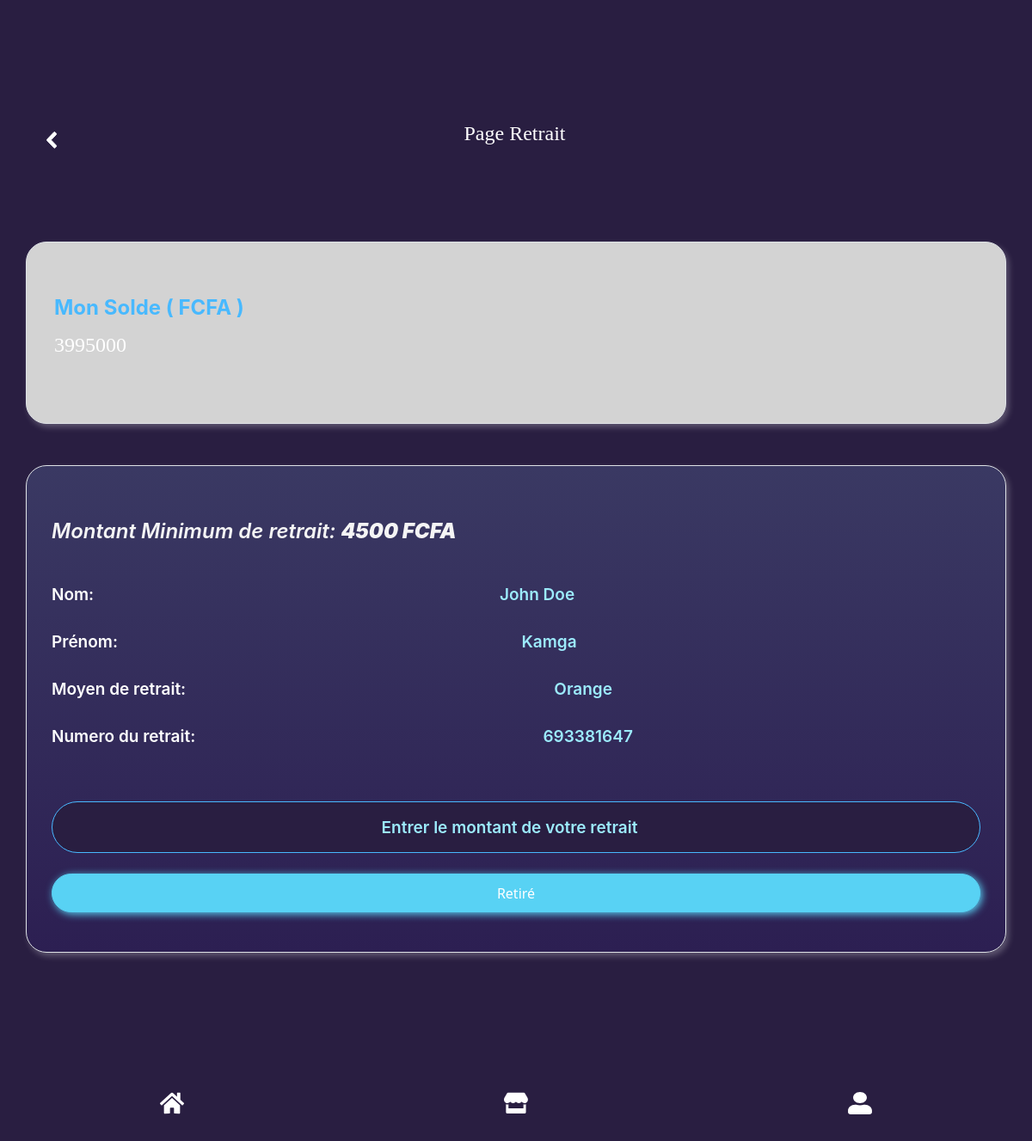
The page /retrait.php (signed in) on the database its author committed.
### tables this page shows
CREATE TABLE `utilisateurs` (
  `id` int(10) UNSIGNED NOT NULL,
  `num_tel` varchar(255) NOT NULL,
  `mots_passe` varchar(255) NOT NULL,
  `nom` varchar(255) DEFAULT NULL,
  `prenom` varchar(255) DEFAULT NULL,
  `num_retrait` varchar(255) DEFAULT NULL,
  `moyen_retrait` varchar(255) DEFAULT NULL,
  `code_parainage` int(11) DEFAULT NULL,
  `code_user` int(11) NOT NULL,
  `solde_user` int(11) NOT NULL DEFAULT 0,
  `type_use` tinyint(1) NOT NULL DEFAULT 1,
  `created_at` timestamp NULL DEFAULT NULL,
  `updated_at` timestamp NULL DEFAULT NULL
);

### retrait.php (the view, shortened to what this page needs)
<?php
    include("connexion.php");
    if (isset($_SESSION["id"])) {
        $id = $_SESSION["id"];
        $requete = $con->prepare('SELECT * FROM utilisateurs WHERE id = :id');
        $requete->bindParam(':id', $id);
        $requete->execute();
        $utilisateure = $requete->fetch(PDO::FETCH_ASSOC);
    }else{
        header("Location:login.php");
    }
    ?>
<?php
    if (isset($_SESSION["id"])) {
        $id = $_SESSION["id"];
        $requete = $con->prepare('SELECT * FROM utilisateurs WHERE id = :id');
        $requete->bindParam(':id', $id);
        $requete->execute();
        $utilisateure = $requete->fetch(PDO::FETCH_ASSOC);
    }
?>
<!DOCTYPE html>
<html lang="en">
<head>
    <link rel="stylesheet" href="css/bootstrap.min.css">
    <link rel="stylesheet" href="css/register.css">
    <link rel="stylesheet" href="css/Compte.css">
    <link href="https://cdn.jsdelivr.net/npm/bootstrap@5.3.2/dist/css/bootstrap.min.css" rel="stylesheet">
    <link href="https://cdn.jsdelivr.net/npm/bootstrap@5.0.2/dist/css/bootstrap.min.css" rel="stylesheet">
    <link rel="stylesheet" href="css/style.css">
</head>
<body class="mt-5 mb-5">
<?php
include('footer.php');
?>
<section class="container d-flex justify-content-between align-items-center entete  ">
            <div class="">
                <a href="compte.php">
                </a>
            </div>
            <div class="">
                <p class="paragra">
                    Page Retrait
                </p>
            </div>
        </section>
     <?php if ($utilisateure) {
    ?>
        <section  class="mt-5 container d-flex justify-content-center mb-5">
            <div class="">
                <div class="card mb-5 border img large-95  ">
                        <div class="">
                            <div class="d-flex justify-content-between card-body">
                                <div class="">
                                    <p class="paragras ms-3">
                                        Mon Solde ( FCFA )
                                    </p>
                                    <p class="paragra ms-3">
                                    <?php echo $utilisateure['solde_user']; ?>
                                    </p>
                                </div>
                            </div>
                    </div>
                </div>
                <div class="card mb-5 border  carddim">
                    <div class="d-flex justify-content-center card-body">
                        <div class="">
                            <div class=" formaction mb-5 ">
                                <h1 class="mb-5 pags2"> <i> Montant Minimum de retrait: <b> 4500 FCFA</b></i></h1>
                                <div class="d-flex justify-content-between mb-3">
                                    <p class="pags1">Nom: </p>
                                    <p class="texte1 ">
                                    <p class="texte1 "><?php echo $utilisateure['nom']; ?></p>
                                    </p>
                                </div>
                                <div class="d-flex justify-content-between mb-3">
                                    <p class="pags1">Prénom: </p>
                                    <p class="texte1 "><?php echo $utilisateure['prenom']; ?></p>
                                </div>
                                <div class="d-flex justify-content-between mb-3">
                                    <p class="pags1">Moyen de retrait: </p>
                                    <p class="texte1 "> <?php echo $utilisateure['moyen_retrait']; ?></p>
                                </div>
                                <div class="d-flex justify-content-between mb-5">
                                    <p class="pags1">Numero du retrait: </p>
                                    <p class="texte1 ">  <?php echo $utilisateure['num_retrait']; ?> </p>
                                </div>
                            </div>
                            <?php }  ?>
                            <div class="mt-5" >
                                <form action="" method="POST"  class="form-data formaction mb-5 mt-5" id="bas">
                                    <input class="form-control inputtext mt-5 mb-4" name="mon_retrait" type="number" placeholder="Entrer le montant de votre retrait" aria-label="default input example" required>
                                    <button class="btn btn-primary btns2" type="submit">Retiré</button>
                                </form>
                            </div>
                        </div>
                    </div>
                </div>
            </div>
        </section>
       <?php include('footer.php'); ?>
</body>
</html>

### css/register.css (style rules this page uses)
body { background-color: #291E41; font-family: 'Times New Roman', Times, serif; margin: 20px; }
::placeholder { font-weight: bold; text-align: center; color: rgb(91, 90, 90); }
.btn { float: right; }
a { color: rgb(0, 4, 255); font-weight: 1800; }

### css/Compte.css (style rules this page uses)
body { background-color: #291E41; font-family: 'Times New Roman', Times, serif; color: white; margin: 20px; }
i { color: whitesmoke; }

### css/style.css (style rules this page uses)
body { background-color: #291E41; }
* { margin-top: 15px; margin-bottom: 15px; }
.card { border-radius: 24px; border: 1px solid #3B1FAC; background: linear-gradient(180deg, rgba(109, 137, 200, 0.25) 0%, rgba(54, 34, 133, 0.25) 100%); background-blend-mode: plus-lighter; box-shadow: 3px 4px 7px 0px rgba(255, 255, 255, 0.25); }
.btns2 { width: 90vw; height: 45px; flex-shrink: 0; border-radius: 23px; border: 1px solid #58D2F4; background: #58D2F4; box-shadow: 2px 2px 10px 0px #58D2F4; }
.pags2 { color: #FFF; font-family: Inter; font-size: 24px; font-style: normal; font-weight: 600; line-height: normal; }
.paragras { color: #48B9FF; font-family: Inter; font-size: 24px; font-style: normal; font-weight: 700; line-height: normal; }
.pags1 { color: #FFF; font-family: Inter; font-size: 19px; font-style: normal; font-weight: 600; line-height: normal; }
.carddim { width: 95vw; border-color: #48B9FF ; }
.img { width: 95vw; border-color: #48B9FF ; background-image: url(./assets/retrait.png); background: lightgray 50%; background-repeat: no-repeat; background-size: cover; background-position: center center; }
.paragra { color: #FFF; font-family: Inika, Hahmlet; font-size: 24px; font-style: normal; font-weight: 400; line-height: normal; }
.large-95 { width: 95vw; }
.inputtext::placeholder { color: #48B9FF; text-size-adjust: 20px; color: #9CEBFC; font-family: Inter; font-size: 19px; font-style: normal; font-weight: 600; line-height: normal; }
.formaction { width: 90vw; border-radius: 30px; }
.inputtext { text-align: center; height: 60px; background-color: #291E41; color: #48B9FF; color: #48B9FF; text-size-adjust: 20px; color: #9CEBFC; font-family: Inter; font-size: 19px; font-style: normal; font-weight: 600; line-height: normal; border-radius: 30px; fill: #291E41; border: 1px solid #48B9FF; }
.texte1 { color: #48B9FF; text-size-adjust: 20px; color: #9CEBFC; font-family: Inter; font-size: 19px; font-style: normal; font-weight: 600; line-height: normal; }

### rows shown on the page
utilisateurs: solde_user "3995000", nom "John Doe", prenom "Kamga", moyen_retrait "Orange", num_retrait "693381647"
